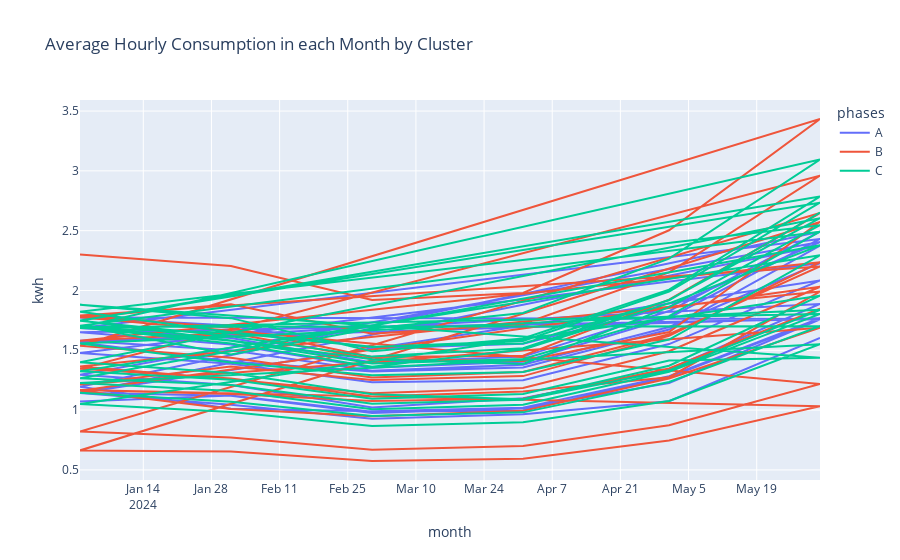

The notebook cell saved with this chart:
### Code cell
# Plot graph
px.line(cluster_month_df, x='month', y='kwh', 
        title='Average Hourly Consumption in each Month by Cluster',
        color='phases')
